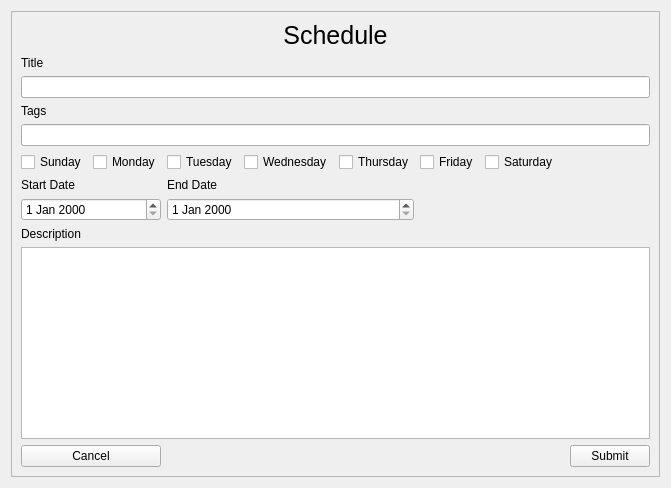
      <widget class="QWidget" name="pageModifySchedule">
       <layout class="QGridLayout" name="gridLayout_7">
        <item row="0" column="0">
         <widget class="QFrame" name="frameSchedule">
          <property name="frameShape">
           <enum>QFrame::StyledPanel</enum>
          </property>
          <property name="frameShadow">
           <enum>QFrame::Raised</enum>
          </property>
          <layout class="QGridLayout" name="gridLayout_6">
           <item row="4" column="0" colspan="9">
            <widget class="QLineEdit" name="dataScheduleTags"/>
           </item>
           <item row="10" column="0" colspan="2">
            <widget class="QPushButton" name="buttonScheduleCancel">
             <property name="text">
              <string>Cancel</string>
             </property>
            </widget>
           </item>
           <item row="5" column="6">
            <widget class="QCheckBox" name="checkScheduleSaturday">
             <property name="text">
              <string>Saturday</string>
             </property>
            </widget>
           </item>
           <item row="10" column="8">
            <widget class="QPushButton" name="buttonScheduleSubmit">
             <property name="text">
              <string>Submit</string>
             </property>
            </widget>
           </item>
           <item row="3" column="0">
            <widget class="QLabel" name="labelScheduleTags">
             <property name="text">
              <string>Tags</string>
             </property>
            </widget>
           </item>
           <item row="6" column="2" colspan="3">
            <widget class="QLabel" name="labelScheduleEndDate">
             <property name="text">
              <string>End Date</string>
             </property>
            </widget>
           </item>
           <item row="7" column="2" colspan="3">
            <widget class="QDateEdit" name="dataScheduleEndDate"/>
           </item>
           <item row="5" column="1">
            <widget class="QCheckBox" name="checkScheduleMonday">
             <property name="text">
              <string>Monday</string>
             </property>
            </widget>
           </item>
           <item row="5" column="0">
            <widget class="QCheckBox" name="checkScheduleSunday">
             <property name="text">
              <string>Sunday</string>
             </property>
            </widget>
           </item>
           <item row="7" column="0" colspan="2">
            <widget class="QDateEdit" name="dataScheduleStartDate"/>
           </item>
           <item row="5" column="2">
            <widget class="QCheckBox" name="checkScheduleTuesday">
             <property name="text">
              <string>Tuesday</string>
             </property>
            </widget>
           </item>
           <item row="5" column="3">
            <widget class="QCheckBox" name="checkScheduleWednesday">
             <property name="text">
              <string>Wednesday</string>
             </property>
            </widget>
           </item>
           <item row="5" column="4">
            <widget class="QCheckBox" name="checkScheduleThursday">
             <property name="text">
              <string>Thursday</string>
             </property>
            </widget>
           </item>
           <item row="5" column="5">
            <widget class="QCheckBox" name="checkScheduleFriday">
             <property name="text">
              <string>Friday</string>
             </property>
            </widget>
           </item>
           <item row="9" column="0" colspan="9">
            <widget class="QTextEdit" name="dataScheduleDescription"/>
           </item>
           <item row="8" column="0" colspan="2">
            <widget class="QLabel" name="labelScheduleDescription">
             <property name="text">
              <string>Description</string>
             </property>
            </widget>
           </item>
           <item row="6" column="0" colspan="2">
            <widget class="QLabel" name="labelScheduleStartDate">
             <property name="text">
              <string>Start Date</string>
             </property>
            </widget>
           </item>
           <item row="1" column="0">
            <widget class="QLabel" name="labelScheduleTitle">
             <property name="text">
              <string>Title</string>
             </property>
            </widget>
           </item>
           <item row="2" column="0" colspan="9">
            <widget class="QLineEdit" name="dataScheduleTitle"/>
           </item>
           <item row="0" column="0" colspan="9">
            <widget class="QLabel" name="labelSchedule">
             <property name="styleSheet">
              <string notr="true">QLabel{font-size:25px}</string>
             </property>
             <property name="text">
              <string>Schedule</string>
             </property>
             <property name="alignment">
              <set>Qt::AlignCenter</set>
             </property>
            </widget>
           </item>
          </layout>
         </widget>
        </item>
       </layout>
      </widget>
